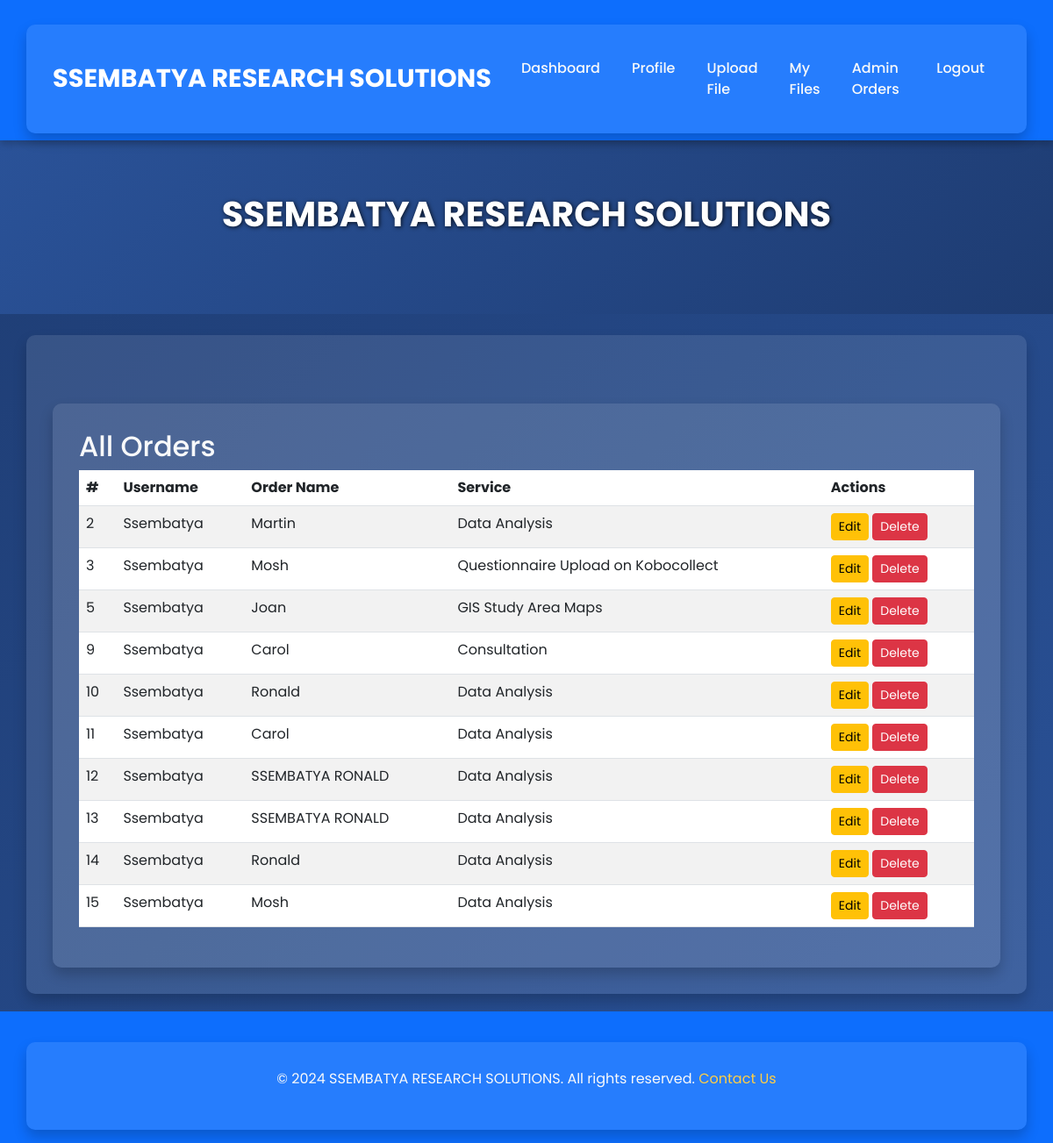
Page /admin/orders (signed in) on the committed database.
### tables this page shows
CREATE TABLE orders (
            id INTEGER PRIMARY KEY AUTOINCREMENT,
            user_id INTEGER,
            name TEXT,
            service TEXT
        );

CREATE TABLE users (
id INTEGER PRIMARY KEY AUTOINCREMENT,
username TEXT UNIQUE,
password TEXT,
 email TEXT,
phone_number TEXT,
is_admin INTEGER DEFAULT 0
);

### app.py (the view)
@app.route('/admin/orders', methods=['GET', 'POST'])
@login_required
def admin_orders():
    if not is_admin():
        flash("You do not have permission to view this page.", "danger")
        return redirect(url_for('index'))
    conn = sqlite3.connect('database.db')
    cursor = conn.cursor()
    cursor.execute("""
        SELECT orders.id, users.username, orders.name, orders.service
        FROM orders
        INNER JOIN users ON orders.user_id = users.id
    """)
    orders = cursor.fetchall()
    conn.close()
    return render_template('admin_orders.html', orders=orders, company_name=app.config['COMPANY_NAME'])

### app.py (called while the page is built)
@login_manager.user_loader
def load_user(user_id):
    conn = sqlite3.connect('database.db')
    cursor = conn.cursor()
    cursor.execute("SELECT id, username, is_admin FROM users WHERE id = ?", (user_id,))
    user = cursor.fetchone()
    conn.close()
    if user:
        return User(id=user[0], username=user[1], is_admin=user[2])
    return None

def is_admin():
    return current_user.is_admin == 1

### templates/admin_orders.html (shortened to what this page needs)
{% extends "base.html" %}
{% block content %}
<div class="container mt-5">
    <h2>All Orders</h2>
    <table class="table table-striped">
        <thead>
            <tr>
                <th>#</th>
                <th>Username</th>
                <th>Order Name</th>
                <th>Service</th>
                <th>Actions</th>
            </tr>
        </thead>
        <tbody>
            {% for order in orders %}
            <tr>
                <td>{{ order[0] }}</td>
                <td>{{ order[1] }}</td>
                <td>{{ order[2] }}</td>
                <td>{{ order[3] }}</td>
                <td>
                    <a href="/order/edit/{{ order[0] }}" class="btn btn-warning btn-sm">Edit</a>
                    <form action="/order/delete/{{ order[0] }}" method="post" style="display:inline;">
                        <button type="submit" class="btn btn-danger btn-sm">Delete</button>
                    </form>
                </td>
            </tr>
            {% endfor %}
        </tbody>
    </table>
</div>
{% endblock %}

### templates/base.html (style rules this page uses)
body { font-family: 'Poppins', sans-serif; margin: 0; padding: 0; background: linear-gradient(135deg, #1e3c72, #2a5298); color: #f8f9fa; }
.container { background: rgba(255, 255, 255, 0.1); color: #f8f9fa; border-radius: 10px; padding: 30px; box-shadow: 0 8px 15px rgba(0, 0, 0, 0.2); margin-top: 20px; }

### rows in the picture
orders: id "2", username "Ssembatya", name "Martin", service "Data Analysis"
orders: id "3", username "Ssembatya", name "Mosh", service "Questionnaire Upload on Kobocollect"
orders: id "5", username "Ssembatya", name "Joan", service "GIS Study Area Maps"
orders: id "9", username "Ssembatya", name "Carol", service "Consultation"
orders: id "10", username "Ssembatya", name "Ronald", service "Data Analysis"
orders: id "11", username "Ssembatya", name "Carol", service "Data Analysis"
orders: id "12", username "Ssembatya", name "SSEMBATYA RONALD", service "Data Analysis"
orders: id "13", username "Ssembatya", name "SSEMBATYA RONALD", service "Data Analysis"
orders: id "14", username "Ssembatya", name "Ronald", service "Data Analysis"
orders: id "15", username "Ssembatya", name "Mosh", service "Data Analysis"

### other values in the picture
{{ company_name }} "SSEMBATYA RESEARCH SOLUTIONS"
